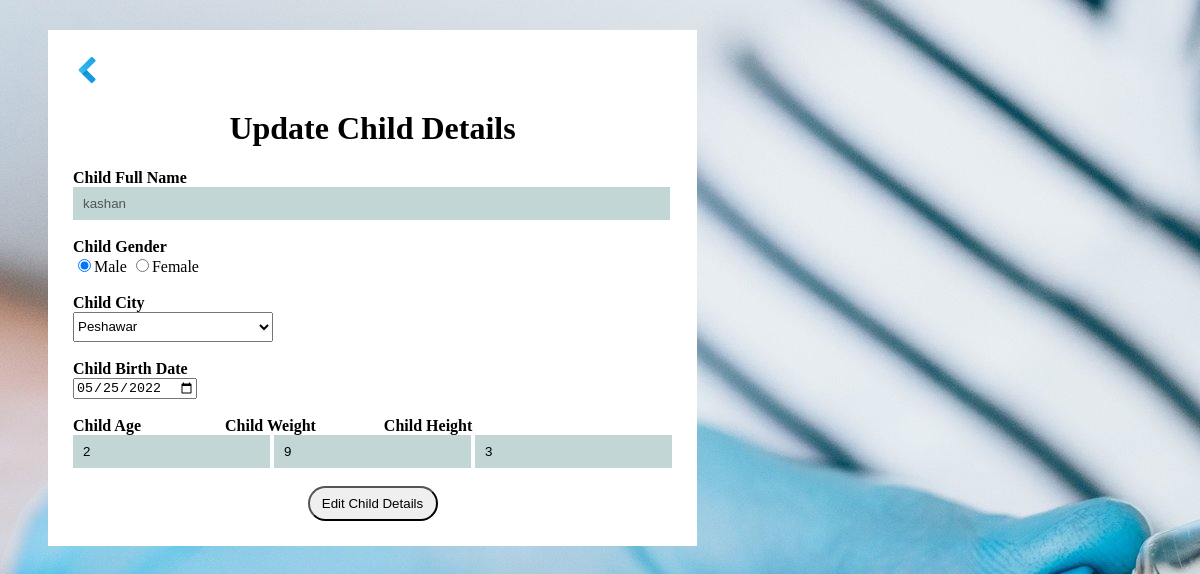
The app's page /editchild.php?c_name=kashan with its own data.
### tables this page shows
CREATE TABLE `child` (
  `c_name` varchar(15) NOT NULL,
  `c_gender` varchar(8) DEFAULT NULL,
  `c_city` varchar(30) DEFAULT NULL,
  `c_birth` date DEFAULT NULL,
  `c_age` int(3) DEFAULT NULL,
  `c_weight` int(5) DEFAULT NULL,
  `c_height` int(5) DEFAULT NULL,
  `c_vaccine` varchar(100) DEFAULT NULL,
  `p_username` varchar(15) DEFAULT NULL
);

### editchild.php (the view, shortened to what this page needs)
<!DOCTYPE html>
<html>
<head>
</head>
<body>
<form method="POST" class="container" action="<?php $_SERVER['PHP_SELF'] ?>">
<div>
<a href="viewparentchild.php"><img src="backarrow.png" width="30" height="30"></a>
<center><h1>Update Child Details</h1></center>
<?php
	include 'database_connection.php';
	$c_name = $_REQUEST['c_name'];
	$query = "SELECT * FROM child where c_name='$c_name'";
	$result = mysqli_query($con,$query);
	while ($row = mysqli_fetch_array($result))
	{
?>
<label><b>Child Full Name</b></label></br>
<input type="text" name="cname" class="text" placeholder="Enter First Name" size="70" value="<?php echo $row['c_name']; ?>"  disabled/></br></br>
<label><b>Child Gender</b></label></br>
<input type="radio" name="cgender" value="Male"  <?php echo $row['c_gender'] == "Male" ? 'checked': '' ?>/>Male
<input type="radio" name="cgender" value="Female" <?php echo $row['c_gender'] == "Female" ? 'checked': '' ?>/>Female
<label ><b>Child City</b></label></br>
<select name="ccity">
	<option value="<?php echo $row['c_city']; ?>"> <?php echo $row['c_city']; ?></option>
</select>
<label ><b>Child Birth Date </b></label></br>
	<input type="date" name="cbirth" value="<?php echo $row['c_birth']; ?>" />
<label><b>Child Age </b></label> &nbsp; &nbsp; &nbsp; &nbsp; &nbsp; &nbsp; &nbsp; &nbsp; &nbsp; &nbsp;
<label><b>Child Weight </b></label>&nbsp; &nbsp; &nbsp; &nbsp; &nbsp; &nbsp; &nbsp; &nbsp;
<label><b>Child Height </b></label><br>
<input type="number" name="cage" class="text" placeholder="Age" value="<?php echo $row['c_age']; ?>" />
<input type="number" name="cweight" class="text" placeholder="Weight" value="<?php echo $row['c_weight']; ?>" />
<input type="number" name="cheight" class="text" placeholder ="Height" value="<?php echo $row['c_height']; ?>" />
<center><input type="submit" name="editchild" value="Edit Child Details"/></center>
</div>
</body>
</html>
<?php
	}
?>

### editchild.php (style rules this page uses)
body { background-repeat:no-repeat; background: url('childback.jpg'); }
div { padding:20; font-size:20; }
.text { background-color:#c2d6d6; border:none; padding:9px 10px; }
.container { position:absolute; margin: 22px 50px 50px 40px; padding: 25px; background-color: white; font-family:Century Gothic; }
select { width: 200px; height: 30px; }
input[type='submit'] { width:130px; height:35px; border-radius:50px 50px 50px 50px; }

### records on screen
child: cname "kashan", c_gender "☑", ccity "Peshawar", cbirth "05/25/2022", cage "2", cweight "9", cheight "3"
